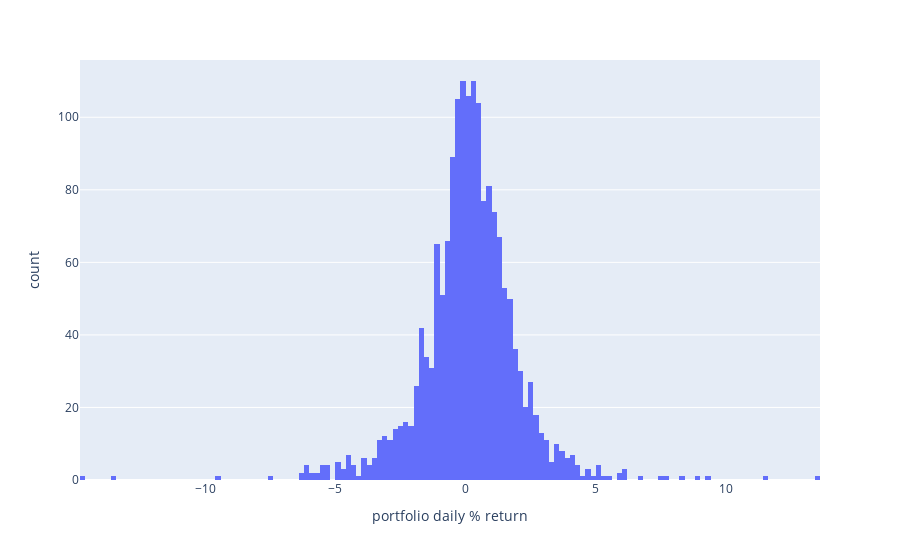

Notebook cell for this chart:
### Code cell
# Print out a histogram of daily returns
fig = px.histogram(df_portfolio, x = 'portfolio daily % return')
fig.show()

### Figure 1 — Plotly figure (JSON) as saved in the notebook; plotly's stock layout.template omitted (floating-point values rounded to 4 significant figures; data arrays with more than 128 entries replaced by an {"elided": "..."} marker saying what was removed)
{"data": [{"alignmentgroup": "True", "bingroup": "x", "hovertemplate": "portfolio daily % return=%{x}<br>count=%{y}<extra></extra>", "legendgroup": "", "marker": {"color": "#636efa", "pattern": {"shape": ""}}, "name": "", "offsetgroup": "", "orientation": "v", "showlegend": false, "type": "histogram", "x": {"elided": "1712 float values"}, "xaxis": "x", "yaxis": "y"}], "layout": {"barmode": "relative", "legend": {"tracegroupgap": 0}, "margin": {"t": 60}, "xaxis": {"anchor": "y", "domain": [0, 1], "title": {"text": "portfolio daily % return"}}, "yaxis": {"anchor": "x", "domain": [0, 1], "title": {"text": "count"}}}}
